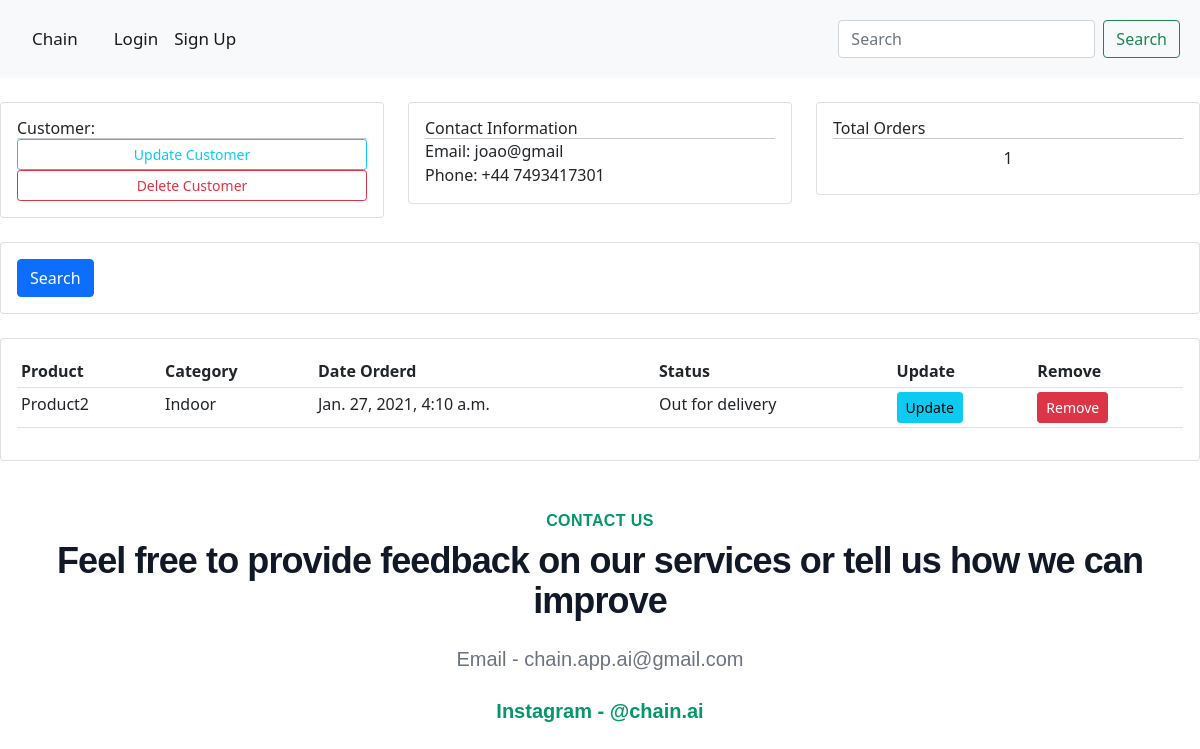
Screenshot of /promoters/customer/1/ with the database file from the repository.
### promoters/models.py (models this page shows, shortened)
class Customer(models.Model):
    name = models.CharField(max_length=200, null=True)
    phone = models.CharField(max_length=200, null=True)
    email = models.CharField(max_length=200, null=True)
    date_created = models.DateTimeField(auto_now_add=True, null=True)

class Order(models.Model):
    STATUS = (
        ('Pending', 'Pending'),
        ('Out for delivery', 'Out for delivery'),
        ('Delivered', 'Delivered'),
    )
    customer = models.ForeignKey(Customer, null=True, on_delete=models.SET_NULL)
    product = models.ForeignKey(Product, null=True, on_delete=models.SET_NULL)
    date_created = models.DateTimeField(auto_now_add=True, null=True)
    status = models.CharField(max_length=200, null=True, choices=STATUS)

class Product(models.Model):
    CATEGORY = (
        ('Indoor', 'Indoor'),
        ('Out Door', 'Out Door'),
    )
    name = models.CharField(max_length=200, null=True)
    price = models.FloatField(null=True)
    category = models.CharField(max_length=200, null=True, choices=CATEGORY)
    description = models.CharField(max_length=200, null=True, blank=True)
    date_created = models.DateTimeField(auto_now_add=True, null=True)
    tags = models.ManyToManyField(Tag)
    def __str__(self):
        return self.name

### promoters/views.py (the view)
# urls.py: path('customer/<str:pk_test>/', views.customer, name="customer"),
def customer(request, pk_test):
    customer = Customer.objects.get(id=pk_test)
    orders = customer.order_set.all()
    order_count = orders.count()
    context = {'customer': customer, 'orders': orders, 'order_count': order_count}
    return render(request, 'accounts/customer.html', context)

### promoters/templates/accounts/customer.html
{%  extends 'base.html' %}
{% block content %}
<br>
<div class="row">
	<div class="col-md">
		<div class="card card-body">
			<h5>Customer:</h5>
			<hr>
			<a class="btn btn-outline-info  btn-sm btn-block" href="">Update Customer</a>
			<a class="btn btn-outline-danger  btn-sm btn-block" href="">Delete Customer</a>
		</div>
	</div>
	<div class="col-md">
		<div class="card card-body">
			<h5>Contact Information</h5>
			<hr>
			<p>Email: {{customer.email}}</p>
			<p>Phone: {{customer.phone}}</p>
		</div>
	</div>
	<div class="col-md">
		<div class="card card-body">
			<h5>Total Orders</h5>
			<hr>
			<h1 style="text-align: center;padding: 10px">{{order_count}}</h1>
		</div>
	</div>
</div>
<br>
<div class="row">
	<div class="col">
		<div class="card card-body">
			<form method="get">
		    <button class="btn btn-primary" type="submit">Search</button>
		  </form>
		</div>
	</div>
</div>
<br>
<div class="row">
	<div class="col-md">
		<div class="card card-body">
			<table class="table table-sm">
				<tr>
					<th>Product</th>
					<th>Category</th>
					<th>Date Orderd</th>
					<th>Status</th>
					<th>Update</th>
					<th>Remove</th>
				</tr>
				{% for order in orders %}
				<tr>
					<td>{{order.product}}</td>
					<td>{{order.product.category}}</td>
					<td>{{order.date_created}}</td>
					<td>{{order.status}}</td>
					<td><a class="btn btn-sm btn-info" href="">Update</a></td>
					<td><a class="btn btn-sm btn-danger" href="">Remove</a></td>
				</tr>
				{% endfor %}
			</table>
		</div>
	</div>
</div>
{% endblock %}

### templates/base.html (style rules this page uses)
body { margin: 0; font-family: "Helvetica"; }

### rows the page displays
Customer: email "joao@gmail", phone "+44 7493417301"
Order: product "Product2", product.category "Indoor", date_created "Jan. 27, 2021, 4:10 a.m.", status "Out for delivery"

### other values shown
{{ order_count }} "1"
